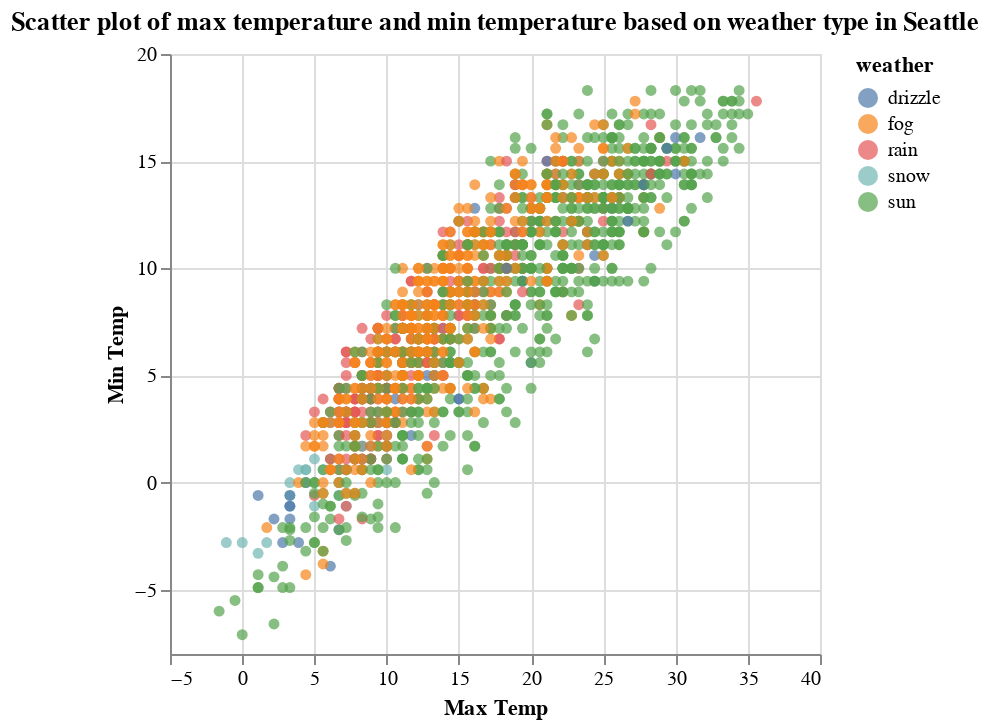

Here is the notebook cell this chart was saved with:
### Markdown cell above
##### Question 2 (5 points)

Recreate the figure in Part 3 Question 3 with Altair.

### Code cell
alt.Chart(weather).mark_circle().encode(
    alt.Y('temp_min:Q', title='Min Temp'),
    alt.X('temp_max:Q', title='Max Temp'),
    alt.Color('weather:N')
).properties(width=325, height=300, 
             title='Scatter plot of max temperature and min temperature based on weather type in Seattle')

### Figure 1 — Vega-Lite specification as saved in the notebook (floating-point values rounded to 4 significant figures; data arrays with more than 128 entries replaced by an {"elided": "..."} marker saying what was removed)
{"config": {"view": {"continuousWidth": 300, "continuousHeight": 300}}, "data": {"name": "data-830c39fec90146253fb06a06c26374ef"}, "mark": {"type": "circle"}, "encoding": {"color": {"field": "weather", "type": "nominal"}, "x": {"field": "temp_max", "title": "Max Temp", "type": "quantitative"}, "y": {"field": "temp_min", "title": "Min Temp", "type": "quantitative"}}, "height": 300, "title": "Scatter plot of max temperature and min temperature based on weather type in Seattle", "width": 325, "$schema": "https://vega.github.io/schema/vega-lite/v5.16.3.json", "datasets": {"data-830c39fec90146253fb06a06c26374ef": {"elided": "1461 records"}}}
